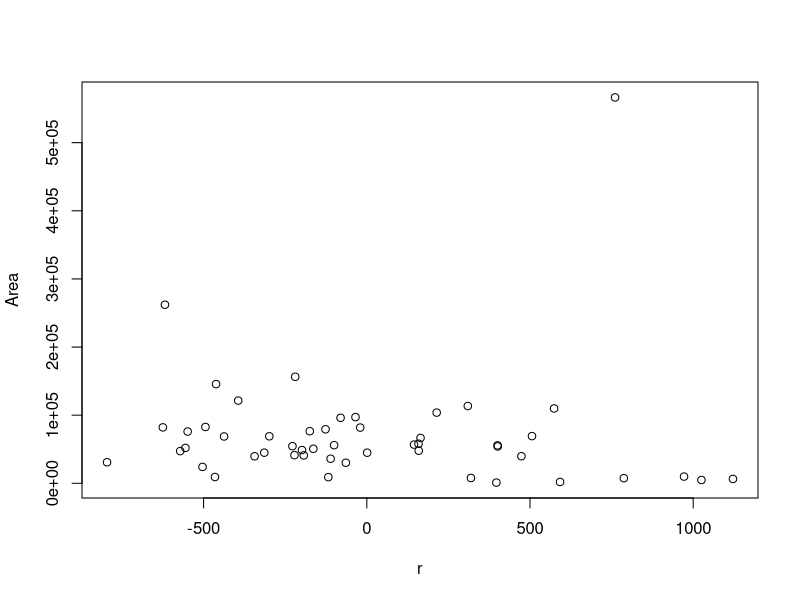
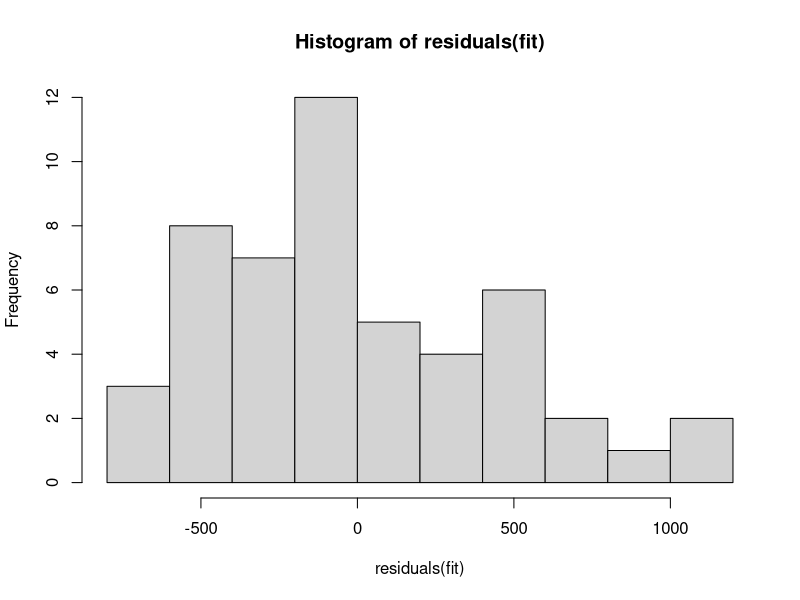

These charts were generated, in order, by the following R code:
#install.packages("datasets")
#check the data by writing state.x77
Income = state.x77[,"Income"]
Pop = state.x77[,"Population"]
Area = state.x77[,"Area"]
Illit = state.x77[,"Illiteracy"]
Murder = state.x77[,"Murder"]
fit=lm(Income~Pop+Area+Illit+Murder)
summary(fit)
coefficients(fit) # this is betahat
RSS<-sum(residuals(fit)**2) #thiss SSR
sigmasquare<-RSS/(length(residuals(fit))-4) #S2 in a. That is estimate of sigmasquare

#b starts
r<-fit$residuals
plot(r,Area) #b # we plotted 
hist(residuals(fit)) #b #histogram of residuals
mean(r)
mean(residuals(fit))

#c
logArea=log(Area)
fitc=lm(Income~Pop+logArea+Illit+Murder) #this is refined model
summary(fitc)
RSSc<-sum(residuals(fitc)**2)
#means parameters in front of murder and logarea zero. i.e. betas are zero in fron of them.


#new model # 
fitc2=lm(Income~ Pop +Illit)
summary(fitc2)
RSSc2<-sum(residuals(fitc2)**2)
RSSc2
anova(fitc2)
fc<-(RSSc2-RSSc)/RSSc*(45/2)
fc_value=1-pf(fc,2,45)
fc_value


#d
Illit2=Illit^2
refit3<-lm(Income~ Pop +Illit+Illit2)
summary(refit3)
anova(refit3)
RSS4<-sum(residuals(refit3)**2)
RSS4
f_2<-((RSSc2-RSS4)/RSS4)*(46/1)
f_value_2=1-pf(f_2,1,46) # so reject the null hypothesis that means illet2 is significant. 
f_value_2

#e
Z<-Income-0.05*Pop+500*Illit
fit5<-lm(Z~1)
summary(fit5)
anova(fit5)
RSS5<-sum(residuals(fit5)**2)
RSS5
f_value_e<-(RSS5-RSSc2)/RSSc2*(47/2)
p_value_e<-1-pf(f_value_e,2,47)
print(p_value_e)
